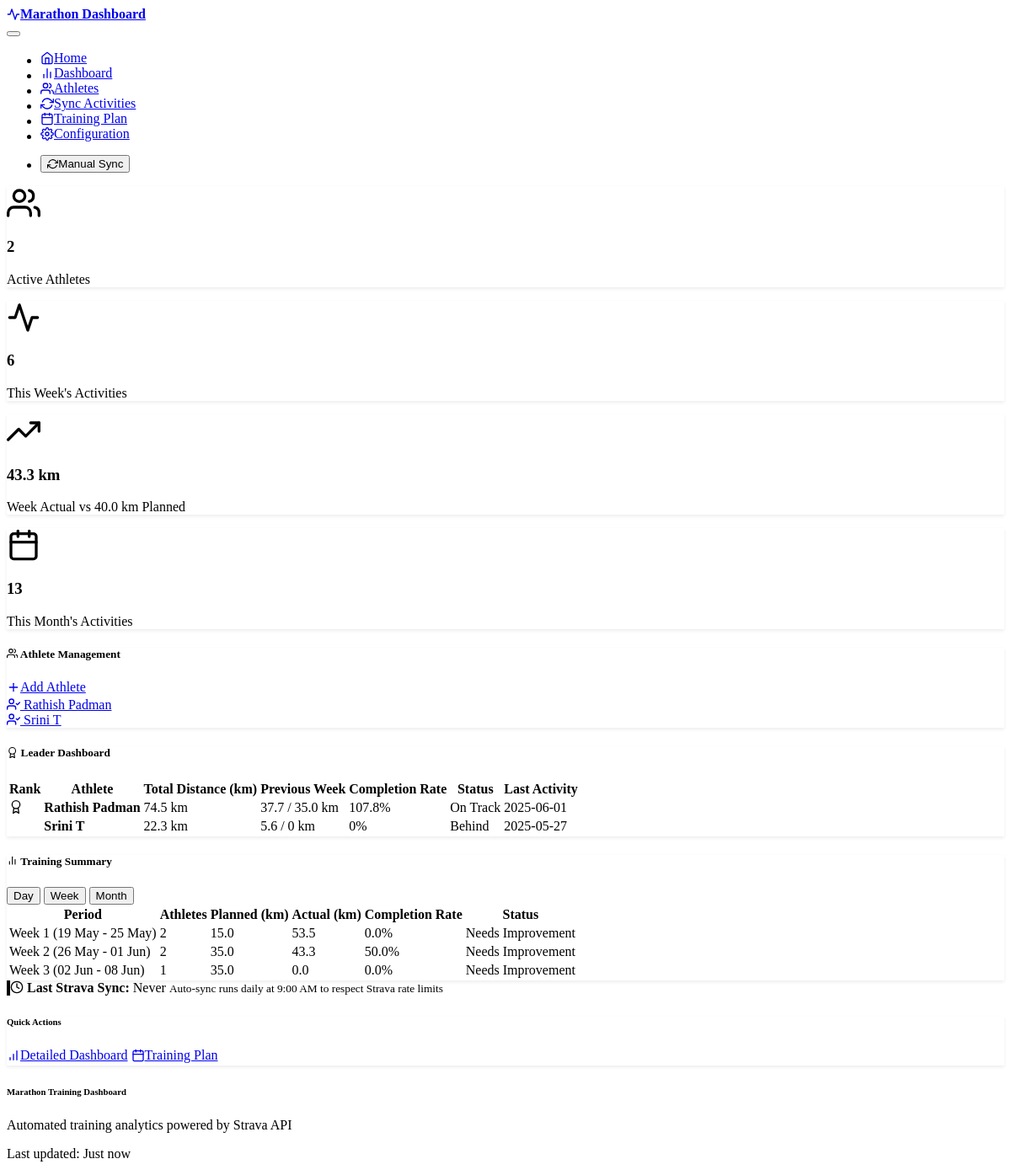
The page / on the database its author committed.
### models.py (models this page shows)
class Athlete(db.Model):
    id = db.Column(db.Integer, primary_key=True)
    name = db.Column(db.String(100), nullable=False)
    strava_athlete_id = db.Column(db.Integer, unique=True, nullable=True)
    refresh_token = db.Column(db.String(255), nullable=True)
    access_token = db.Column(db.String(255), nullable=True)
    token_expires_at = db.Column(db.DateTime, nullable=True)
    is_active = db.Column(db.Boolean, default=True)
    created_at = db.Column(db.DateTime, default=datetime.utcnow)
    activities = db.relationship('Activity', backref='athlete', lazy=True)
    planned_workouts = db.relationship('PlannedWorkout',
                                       backref='athlete',
                                       lazy=True)
    daily_summaries = db.relationship('DailySummary',
                                      backref='athlete',
                                      lazy=True)

### routes.py (the view)
@app.route('/')
def index():
    try:
        total_athletes = db.session.query(func.count(distinct(Athlete.id))).filter_by(is_active=True).scalar() or 0
        week_ago = datetime.now() - timedelta(days=7)
        weekly_activities = db.session.query(func.count(distinct(Activity.id))).join(Athlete).filter(
            Activity.start_date >= week_ago,
            Activity.start_date <= datetime.now(),
            Athlete.is_active == True
        ).scalar() or 0
        month_ago = datetime.now() - timedelta(days=30)
        monthly_activities = db.session.query(func.count(distinct(Activity.id))).join(Athlete).filter(
            Activity.start_date >= month_ago,
            Activity.start_date <= datetime.now(),
            Athlete.is_active == True
        ).scalar() or 0
        planned_workouts = db.session.query(PlannedWorkout).join(Athlete).filter(
            PlannedWorkout.workout_date >= week_ago.date(),
            PlannedWorkout.workout_date <= datetime.now().date(),
            Athlete.is_active == True
        ).all()
        unique_planned = {}
        for workout in planned_workouts:
            key = f"{workout.athlete_id}_{workout.workout_date}"
            if key not in unique_planned:
                unique_planned[key] = workout
        weekly_planned = sum(w.planned_distance_km or 0 for w in unique_planned.values())
        actual_activities = db.session.query(Activity).join(Athlete).filter(
            func.date(Activity.start_date) >= week_ago.date(),
            func.date(Activity.start_date) <= datetime.now().date(),
            Athlete.is_active == True
        ).all()
        unique_activities = {}
        for activity in actual_activities:
            activity_date = activity.start_date.date()
            key = f"{activity.athlete_id}_{activity_date}"
            if key not in unique_activities:
                unique_activities[key] = 0
            unique_activities[key] += activity.distance_km or 0
        weekly_actual = sum(unique_activities.values())
        all_athletes = db.session.query(Athlete).order_by(Athlete.name).all()
        last_strava_sync = get_last_strava_sync_time()
        filter_period = request.args.get('period', 'week')  # day, week, month
        summary_data = get_filtered_summary_data(filter_period)
        leader_dashboard_data = get_leader_dashboard_data()
        return render_template('index.html',
                               total_athletes=total_athletes,
                               weekly_activities=weekly_activities,
                               monthly_activities=monthly_activities,
                               weekly_planned=weekly_planned,
                               weekly_actual=weekly_actual,
                               all_athletes=all_athletes,
                               summary_data=summary_data,
                               current_period=filter_period,
                               leader_dashboard=leader_dashboard_data,
                               last_strava_sync=last_strava_sync)
    except Exception as e:
        logger.error(f"Error loading home page: {e}")
        flash(f"Error loading dashboard: {e}", "error")
        return render_template('index.html',
                               total_athletes=0,
                               weekly_activities=0,
                               monthly_activities=0,
                               weekly_planned=0,
                               weekly_actual=0,
                               all_athletes=[],
                               summary_data=[],
                               current_period='week')

### templates/index.html (shortened to what this page needs)
{% extends "base.html" %}
{% block content %}
<div class="container">
    <div class="row mb-4">
        <div class="col-md-3 mb-3">
            <div class="card bg-primary text-white">
                <div class="card-body text-center">
                    <i data-feather="users" class="mb-2" style="width: 2.5rem; height: 2.5rem;"></i>
                    <h3 class="card-title">{{ total_athletes }}</h3>
                    <p class="card-text">Active Athletes</p>
                </div>
            </div>
        </div>
        <div class="col-md-3 mb-3">
            <div class="card bg-success text-white">
                <div class="card-body text-center">
                    <i data-feather="activity" class="mb-2" style="width: 2.5rem; height: 2.5rem;"></i>
                    <h3 class="card-title">{{ weekly_activities }}</h3>
                    <p class="card-text">This Week's Activities</p>
                </div>
            </div>
        </div>
        <div class="col-md-3 mb-3">
            <div class="card bg-info text-white">
                <div class="card-body text-center">
                    <i data-feather="trending-up" class="mb-2" style="width: 2.5rem; height: 2.5rem;"></i>
                    <h3 class="card-title">{{ "%.1f"|format(weekly_actual) }} km</h3>
                    <p class="card-text">Week Actual vs {{ "%.1f"|format(weekly_planned) }} km Planned</p>
                </div>
            </div>
        </div>
        <div class="col-md-3 mb-3">
            <div class="card bg-warning text-white">
                <div class="card-body text-center">
                    <i data-feather="calendar" class="mb-2" style="width: 2.5rem; height: 2.5rem;"></i>
                    <h3 class="card-title">{{ monthly_activities }}</h3>
                    <p class="card-text">This Month's Activities</p>
                </div>
            </div>
        </div>
    </div>
    <div class="row mb-4">
        <div class="col-12">
            <div class="card">
                <div class="card-header d-flex justify-content-between align-items-center">
                    <h5 class="card-title mb-0">
                        <i data-feather="users" class="me-2"></i>
                        Athlete Management
                    </h5>
                    <a href="{{ url_for('strava_auth') }}" class="btn btn-primary btn-sm">
                        <i data-feather="plus" class="me-1"></i>
                        Add Athlete
                    </a>
                </div>
                <div class="card-body">
                    <div class="row">
                        {% for athlete in all_athletes %}
                        {% if athlete.is_active %}
                        <div class="col-md-4 mb-2">
                            <div class="p-2 border rounded">
                                <a href="{{ url_for('dashboard', athlete_id=athlete.id) }}" class="text-decoration-none text-success">
                                    <i data-feather="user-check" class="me-2"></i>
                                    {{ athlete.name }}
                                </a>
                            </div>
                        </div>
                        {% endif %}
                        {% endfor %}
                    </div>
                </div>
            </div>
        </div>
    </div>
    <div class="row mb-4">
        <div class="col-12">
            <div class="card">
                <div class="card-header">
                    <h5 class="card-title mb-0">
                        <i data-feather="award" class="me-2"></i>
                        Leader Dashboard
                    </h5>
                </div>
                <div class="card-body">
                    {% if leader_dashboard %}
                    <div class="table-responsive">
                        <table class="table table-hover">
                            <thead>
                                <tr>
                                    <th>Rank</th>
                                    <th>Athlete</th>
                                    <th>Total Distance (km)</th>
                                    <th>Previous Week</th>
                                    <th>Completion Rate</th>
                                    <th>Status</th>
                                    <th>Last Activity</th>
                                </tr>
                            </thead>
                            <tbody>
                                {% for athlete in leader_dashboard %}
                                <tr>
                                    <td>
                                        {% if loop.index == 1 %}
                                            <i data-feather="award" class="text-warning"></i>
                                        {% elif loop.index == 2 %}
                                            <i data-feather="medal" class="text-secondary"></i>
                                        {% elif loop.index == 3 %}
                                            <i data-feather="award" class="text-warning"></i>
                                        {% else %}
                                            {{ loop.index }}
                                        {% endif %}
                                    </td>
                                    <td><strong>{{ athlete.athlete_name }}</strong></td>
                                    <td>{{ athlete.total_actual_km }} km</td>
                                    <td>{{ athlete.prev_week_actual }} / {{ athlete.prev_week_planned }} km</td>
                                    <td>{{ athlete.prev_week_completion_rate }}%</td>
                                    <td>
                                        {% if athlete.status == 'On Track' %}
                                            <span class="badge bg-success">{{ athlete.status }}</span>
                                        {% elif athlete.status == 'Fair' %}
                                            <span class="badge bg-warning">{{ athlete.status }}</span>
                                        {% else %}
                                            <span class="badge bg-danger">{{ athlete.status }}</span>
                                        {% endif %}
                                    </td>
                                    <td>{{ athlete.latest_activity_date }}</td>
                                </tr>
                                {% endfor %}
                            </tbody>
                        </table>
                    </div>
                    {% else %}
                    <div class="text-center py-4">
                        <i data-feather="inbox" style="width: 3rem; height: 3rem;" class="text-muted mb-3"></i>
                        <p class="text-muted">No athlete data available.</p>
                    </div>
                    {% endif %}
                </div>
            </div>
        </div>
    </div>
    <div class="row mb-4">
        <div class="col-12">
            <div class="card">
                <div class="card-header">
                    <div class="d-flex justify-content-between align-items-center">
                        <h5 class="card-title mb-0">
                            <i data-feather="bar-chart-2" class="me-2"></i>
                            Training Summary
                        </h5>
                        <div class="btn-group" role="group">
                            <button type="button" class="btn btn-outline-primary period-filter {% if current_period == 'day' %}active{% endif %}" data-period="day">
                                Day
                            </button>
                            <button type="button" class="btn btn-outline-primary period-filter {% if current_period == 'week' %}active{% endif %}" data-period="week">
                                Week
                            </button>
                            <button type="button" class="btn btn-outline-primary period-filter {% if current_period == 'month' %}active{% endif %}" data-period="month">
                                Month
                            </button>
                        </div>
                    </div>
                </div>
                <div class="card-body">
                    <div id="summaryTableContainer">
                        {% if summary_data %}
                        <div class="table-responsive">
                            <table class="table table-hover" id="summaryTable">
                            <thead>
                                <tr>
                                    <th>Period</th>
                                    <th>Athletes</th>
                                    <th>Planned (km)</th>
                                    <th>Actual (km)</th>
                                    <th>Completion Rate</th>
                                    <th>Status</th>
                                </tr>
                            </thead>
                            <tbody id="summaryTableBody">
                                {% for day_data in summary_data %}
                                <tr>
                                    <td>{{ day_data.period_label if day_data.period_label else day_data.date.strftime('%Y-%m-%d') }}</td>
                                    <td>{{ day_data.athletes|length }}</td>
                                    <td>{{ "%.1f"|format(day_data.total_planned) }}</td>
                                    <td>{{ "%.1f"|format(day_data.total_actual) }}</td>
                                    <td>{{ "%.1f"|format(day_data.completion_rate) }}%</td>
                                    <td>
                                        {% if day_data.completion_rate >= 80 %}
                                            <span class="badge bg-success">Excellent</span>
                                        {% elif day_data.completion_rate >= 60 %}
                                            <span class="badge bg-warning">Good</span>
                                        {% else %}
                                            <span class="badge bg-danger">Needs Improvement</span>
                                        {% endif %}
                                    </td>
                                </tr>
                                {% endfor %}
                            </tbody>
                        </table>
                        </div>
                        {% else %}
                        <div class="text-center py-4">
                            <i data-feather="inbox" style="width: 3rem; height: 3rem;" class="text-muted mb-3"></i>
                            <p class="text-muted">No training data available for the selected period.</p>
                        </div>
                        {% endif %}
                    </div>
                </div>
            </div>
        </div>
    </div>
                <div class="row mb-4">
                    <div class="col-12">
                        <div class="alert alert-info">
                            <i data-feather="clock" class="me-2"></i>
                            <strong>Last Strava Sync:</strong> {{ last_strava_sync }}
                            <small class="ms-3">Auto-sync runs daily at 9:00 AM to respect Strava rate limits</small>
                        </div>
                    </div>
    </div>
    <div class="row">
        <div class="col-12">
            <div class="card">
                <div class="card-body text-center">
                    <h6 class="card-title">Quick Actions</h6>
                    <div class="btn-group" role="group">
                        <a href="{{ url_for('dashboard') }}" class="btn btn-outline-primary">
                            <i data-feather="bar-chart" class="me-2"></i>
                            Detailed Dashboard
                        </a>
                        <a href="{{ url_for('training_plan') }}" class="btn btn-outline-info">
                            <i data-feather="calendar" class="me-2"></i>
                            Training Plan
                        </a>
                    </div>
                </div>
            </div>
        </div>
    </div>
</div>
{% endblock %}

### rows shown on the page
Athlete: name "Rathish Padman", athlete_name "Rathish Padman", total_actual_km "74.5", prev_week_actual "37.7", prev_week_planned "35.0", prev_week_completion_rate "107.8", status "On Track", latest_activity_date "2025-06-01"
Athlete: name "Srini T", athlete_name "Srini T", total_actual_km "22.3", prev_week_actual "5.6", prev_week_planned "0", prev_week_completion_rate "0", status "Behind", latest_activity_date "2025-05-27"

### other values the page prints
{{ total_athletes }} "2"
{{ weekly_activities }} "6"
{{ "%.1f"|format(weekly_actual) }} "43.3"
{{ "%.1f"|format(weekly_planned) }} "40.0"
{{ monthly_activities }} "13"
{{ day_data.athletes|length }} "2" "2" "1"
{{ "%.1f"|format(day_data.total_planned) }} "15.0" "35.0" "35.0"
{{ "%.1f"|format(day_data.total_actual) }} "53.5" "43.3" "0.0"
{{ "%.1f"|format(day_data.completion_rate) }} "0.0" "50.0" "0.0"
{{ last_strava_sync }} "Never"
